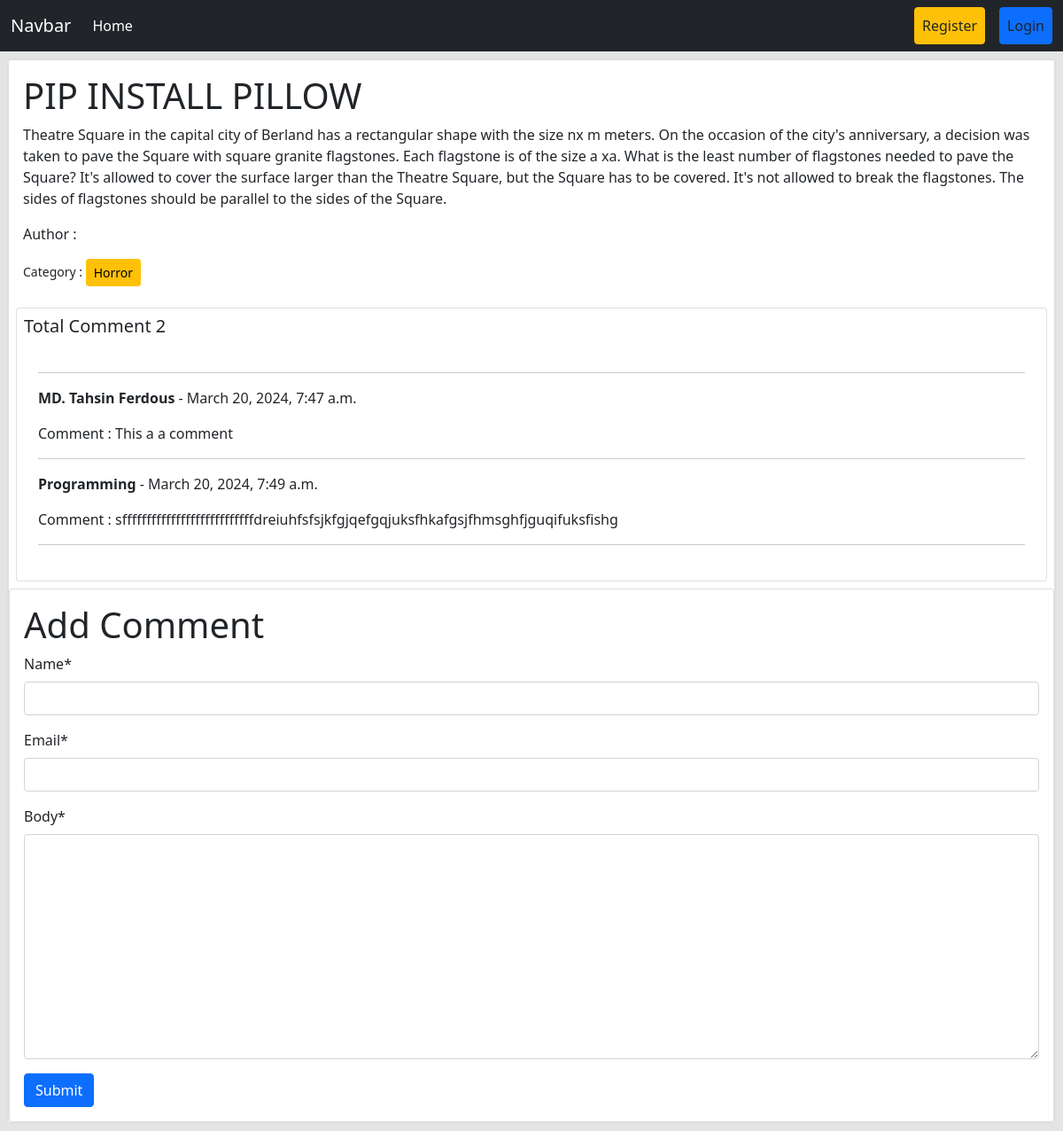
/post/details/1/, run on an earlier commit of the app's database.
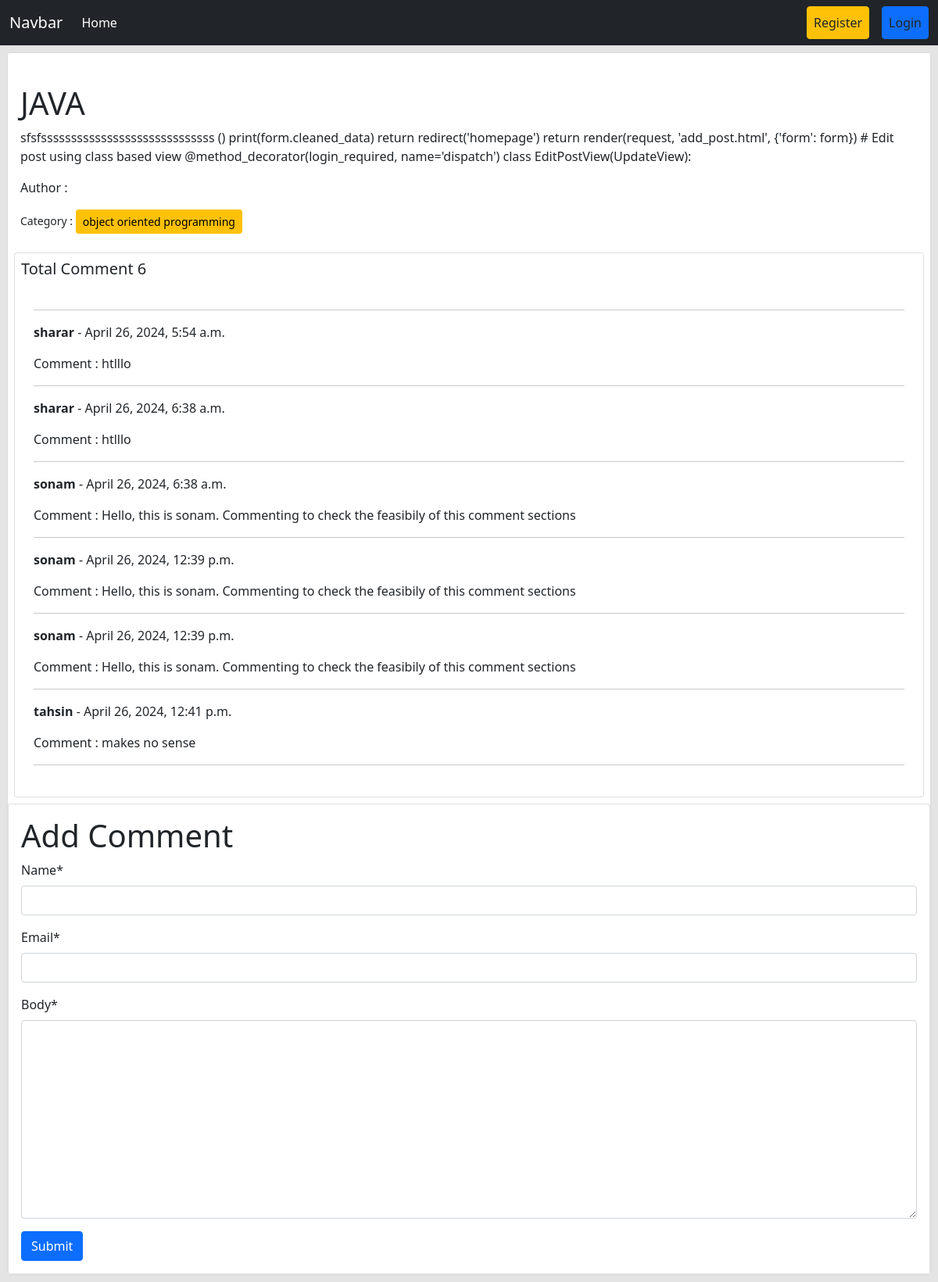
And on a later commit of the database.
### posts/models.py (models this page shows, shortened)
class Post(models.Model):
    title = models.CharField(max_length=50)
    content = models.TextField()
    category = models.ManyToManyField(Category)
    author = models.ForeignKey(User, on_delete=models.CASCADE)
    img = models.ImageField(upload_to='images/', blank=True, null=True)

class Comment(models.Model):
    post = models.ForeignKey(Post, on_delete=models.CASCADE, related_name='comments')
    name = models.CharField(max_length=30)
    email = models.EmailField()
    body = models.TextField()
    created_on = models.DateTimeField(auto_now_add=True) # The time when an object is created

### categories/models.py (models this page shows, shortened)
class Category(models.Model):
    name = models.CharField(max_length=100)
    slug = models.SlugField(max_length=100, unique=True, null=True, blank=True)

### posts/views.py (the view, shortened to what this page needs)
# urls.py: path('details/<int:id>/', views.DetailPostView.as_view(), name='detail_post'),
class DetailPostView(DetailView):
    model = Post
    pk_url_kwarg = 'id'
    template_name = 'post_details.html'
    def get_context_data(self, **kwargs):
        context = super().get_context_data(**kwargs)
        comment_form = CommentForm()
        post = self.object
        comments = post.comments.all()
        context['comments'] = comments
        context['comment_form'] = comment_form
        return context

### posts/forms.py
class CommentForm(forms.ModelForm):
    class Meta:
        model = Comment
        fields = ['name', 'email', 'body']

### posts/templates/post_details.html (shortened to what this page needs)
{% extends "base.html" %}
{% load crispy_forms_tags %}
{% block content %}
<div class="card m-2" style="">
  <div class="col-sm-12">
    <div class="card">
      <div class="card-body">
        <h1 class="card-title">{{ post.title | upper }}</h1>
        <p class="card-text">{{ post.content }}</p>
        <p>Author : {{ post.author.first_name }} {{ post.author.last_name }}</p>
        <small>Category : </small>
        {% for ct in post.category.all %}
          <button class="btn btn-warning btn-sm">{{ ct.name }}</button>
        {% endfor %}
      </div>
      <div class="card m-2 p-2">
        <h5>Total Comment {{ comments | length}}</h5>
        <div class="card-body">
          {% for comment in comments %}
          <hr>
          <p><strong>{{comment.name}}</strong> - {{comment.created_on}}</p>
          <p> Comment : {{comment.body}}</p>
          {% endfor %}
          <hr>
        </div>
      </div>
      <div class="card">
        <div class="card-body">
          <form method="post">
            <h1>Add Comment</h1>
            {{comment_form | crispy}}
            <button type="submit" class="btn btn-primary">Submit</button>
          </form>
        </div>
      </div>
    </div>
  </div>
</div>
{% endblock content %}

What changed in the data, as far as the page shows it:
no longer on this page (row edited): Category: name "Horror"
removed Comment: name "MD. Tahsin Ferdous", created_on "March 20, 2024, 7:47 a.m.", body "This a a comment"
removed Comment: name "Programming", created_on "March 20, 2024, 7:49 a.m.", body "sfffffffffffffffffffffffffffdreiuhfsfsjkfgjqefgqjuksfhkafgsjfhmsghfjguqifuksfishg"
changed Post: title "PIP INSTALL PILLOW" → "JAVA"; content "Theatre Square in the capital city of Berland has a rectangular shape with the size nx m meters. On the occasion of the city's anniversary, a decision was taken to pave the Square with square granite flagstones. Each flagstone is of the size a xa. What is the least number of flagstones needed to pave the Square? It's allowed to cover the surface larger than the Theatre Square, but the Square has to be covered. It's not allowed to break the flagstones. The sides of flagstones should be parallel to the sides of the Square." → "sfsfsssssssssssssssssssssssssssss () print(form.cleaned_data) return redirect('homepage') return render(request, 'add_post.html', {'form': form}) # Edit post using class based view @method_decorator(login_required, name='dispatch') class EditPostView(UpdateView):"
now on this page (row edited): Category: name "object oriented programming"
added Comment: name "sharar", created_on "April 26, 2024, 5:54 a.m.", body "htlllo"
added Comment: name "sharar", created_on "April 26, 2024, 6:38 a.m.", body "htlllo"
now on this page (row edited): Comment: name "sonam", created_on "April 26, 2024, 6:38 a.m.", body "Hello, this is sonam. Commenting to check the feasibily of this comment sections"
added Comment: name "sonam", created_on "April 26, 2024, 12:39 p.m.", body "Hello, this is sonam. Commenting to check the feasibily of this comment sections"
added Comment: name "sonam", created_on "April 26, 2024, 12:39 p.m.", body "Hello, this is sonam. Commenting to check the feasibily of this comment sections"
added Comment: name "tahsin", created_on "April 26, 2024, 12:41 p.m.", body "makes no sense"
Also different on the page:
{{ comments | length }}: "2" → "6"
